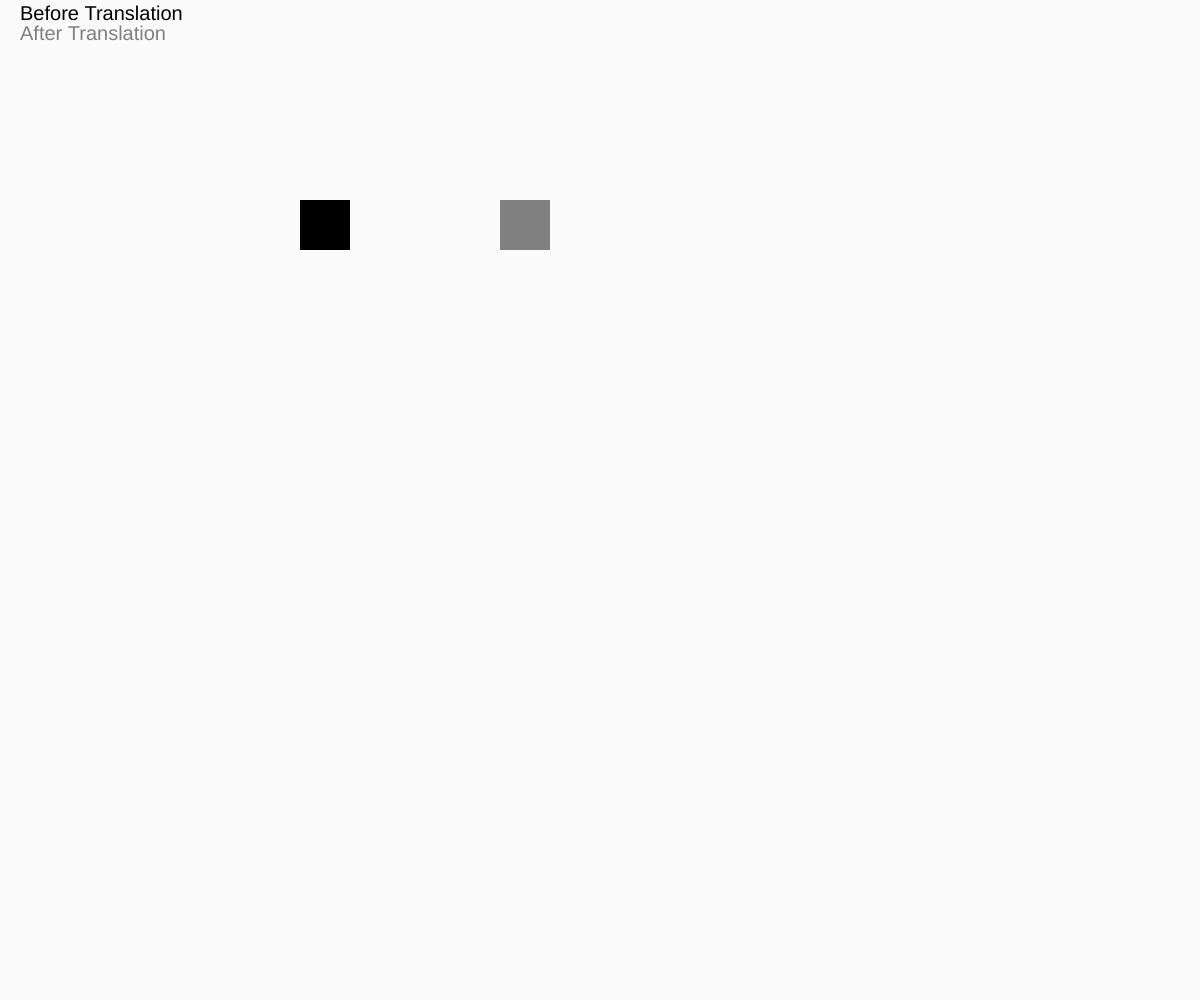
Frame 1 (no input)
Frame 60 (no input): identical to frame 1, image omitted
Frame 120 (the mouse pressed at the canvas centre since frame 60): identical to frame 1, image omitted

The p5.js sketch that drew this single still picture (run headless with seeded random() and noise() and a simulated clock; from frame 60 on, the mouse is pressed at the canvas centre):

// p5.js sketch
// ── sketch.js
//using homogeneous coordinates
let translationX;
let translationY;
let a, b, c, d;

function setup() {
    createCanvas(windowWidth, windowHeight);

    translationX = prompt('Enter translation Factor for X');
    translationY = prompt('Enter translation Factor for Y');
}

function draw() {
    noStroke();
    background(250);
    fill('black');
    textSize(20);
    text('Before Translation', 20, 20);
    fill('gray')
    text('After Translation', 20, 40);
    //Before translation
    translate(200, 100);
    a = [
        [100],
        [100],
        [1]
    ];
    b = [
        [150],
        [100],
        [1]
    ];
    c = [
        [150],
        [150],
        [1]
    ];
    d = [
        [100],
        [150],
        [1]
    ];
    fill('black');
    beginShape();
    vertex(a[0], a[1]);
    vertex(b[0], b[1]);
    vertex(c[0], c[1]);
    vertex(d[0], d[1]);
    endShape(CLOSE);

    //translation Matrix
    translation_matrix = [
        [1, 0, translationX],
        [0, 1, translationY],
        [0, 0, 1]
    ];
    aN = matrix_multi(translation_matrix, a);
    bN = matrix_multi(translation_matrix, b);
    cN = matrix_multi(translation_matrix, c);
    dN = matrix_multi(translation_matrix, d);

    translate(200, 0);
    fill('gray')

    beginShape();
    vertex(aN[0], aN[1]);
    vertex(bN[0], bN[1]);
    vertex(cN[0], cN[1]);
    vertex(dN[0], dN[1])
    endShape(CLOSE);
}

function matrix_multi(a, b) {
    let aRows = a.length;
    let aCols = a[0].length;
    let bRows = b.length;
    let bCols = b[0].length;
    let result = new Array(aRows);
    if (aCols == bRows) {
        for (var i = 0; i < aRows; ++i) {
            result[i] = new Array(bCols);
            for (var j = 0; j < bCols; ++j) {
                result[i][j] = 0;
                for (var k = 0; k < aCols; ++k) {
                    result[i][j] += a[i][k] * b[k][j];
                }
            }
        }
        return result;
    }
}
